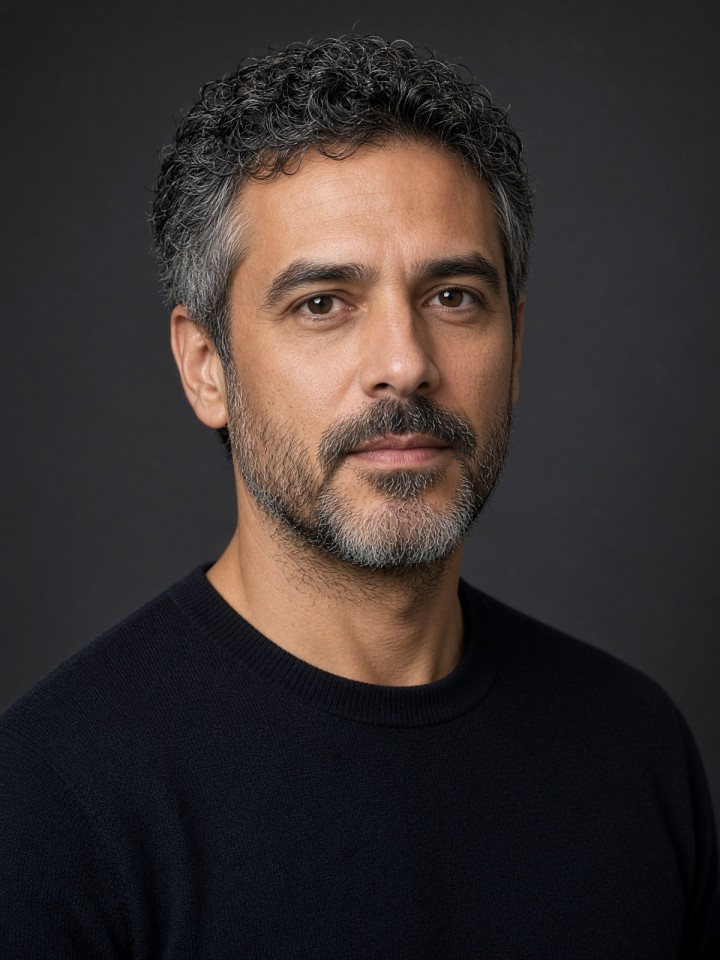
#> input picture samples/charcoal.jpg, 720 x 960 px
$ python -i skin.py   (imports and definitions only)
#> lines starting #> are read from the running program, lines starting #| are printed output that depends on the picture; after the words box and inside, x2 and y2 are one past the last pixel; in counts of white or black regions, pixels touching at a corner belong together
#> further down, picture is the input picture: shape (960, 720, 3); mean B, G, R 46.8, 47.8, 55.5
"""Skin-color field in RGB and YCrCb.

The rules are the conjunction of the Kovac / Peer RGB predicate and a
YCrCb box used throughout the face-detection literature (Cb 77–127,
Cr 133–173, Y > 80). They are a proposal cue and a false-positive
filter, not a detector. They fail under strong color cast and they do
not cover every skin tone equally — see the limitations in THEORY.md.
"""

from __future__ import annotations

import cv2
import numpy as np


def skin_mask(bgr: np.ndarray) -> np.ndarray:
    """Return a uint8 mask, 255 on skin, after a small open/close."""
    if bgr.ndim != 3 or bgr.shape[2] != 3:
        raise ValueError("skin_mask expects a BGR image")
    ycrcb = cv2.cvtColor(bgr, cv2.COLOR_BGR2YCrCb)
#> ycrcb: shape (960, 720, 3); mean of channels 0, 1, 2 49.9, 131.9, 126.2
    y, cr, cb = cv2.split(ycrcb)
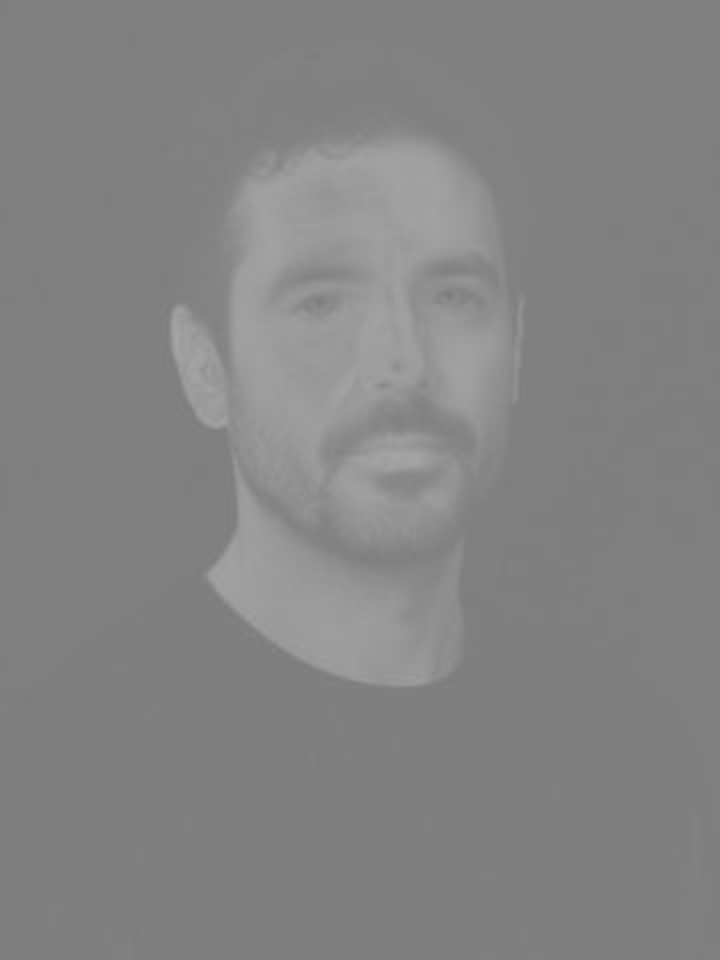
#> cr: shape (960, 720); min 123, max 166, mean 131.9
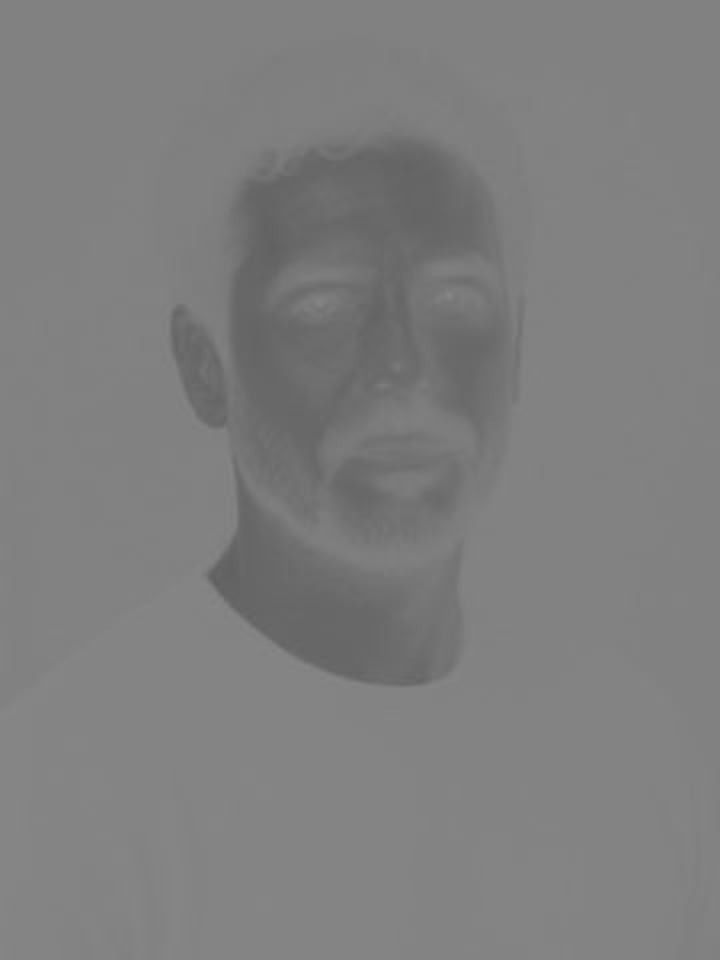
#> cb: shape (960, 720); min 96, max 135, mean 126.2
    b, g, r = cv2.split(bgr)
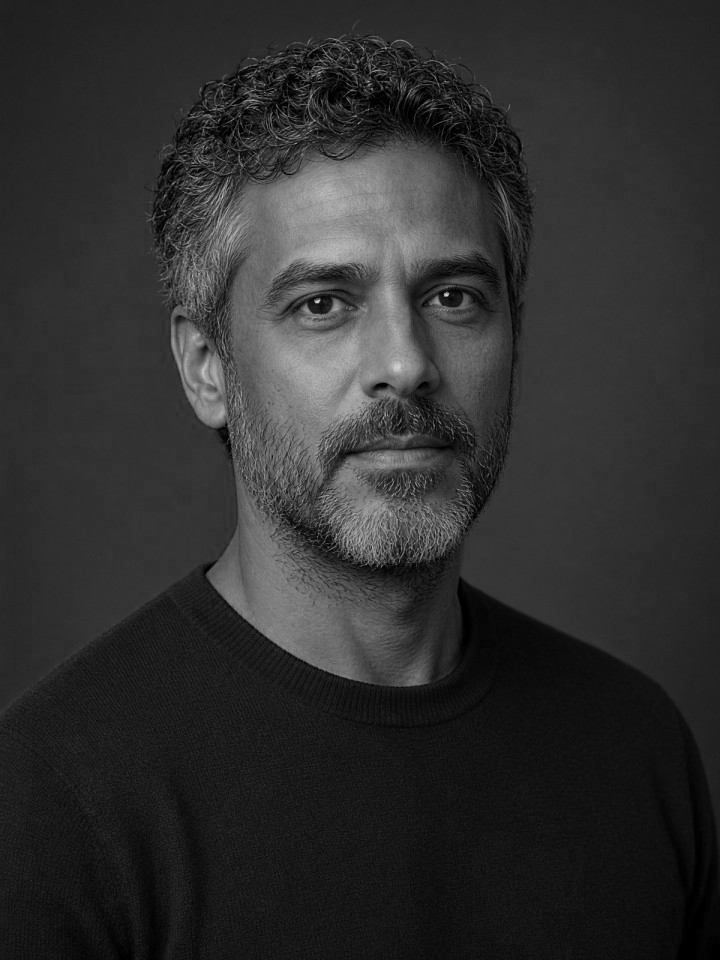
#> b: shape (960, 720); min 0, max 218, mean 46.8
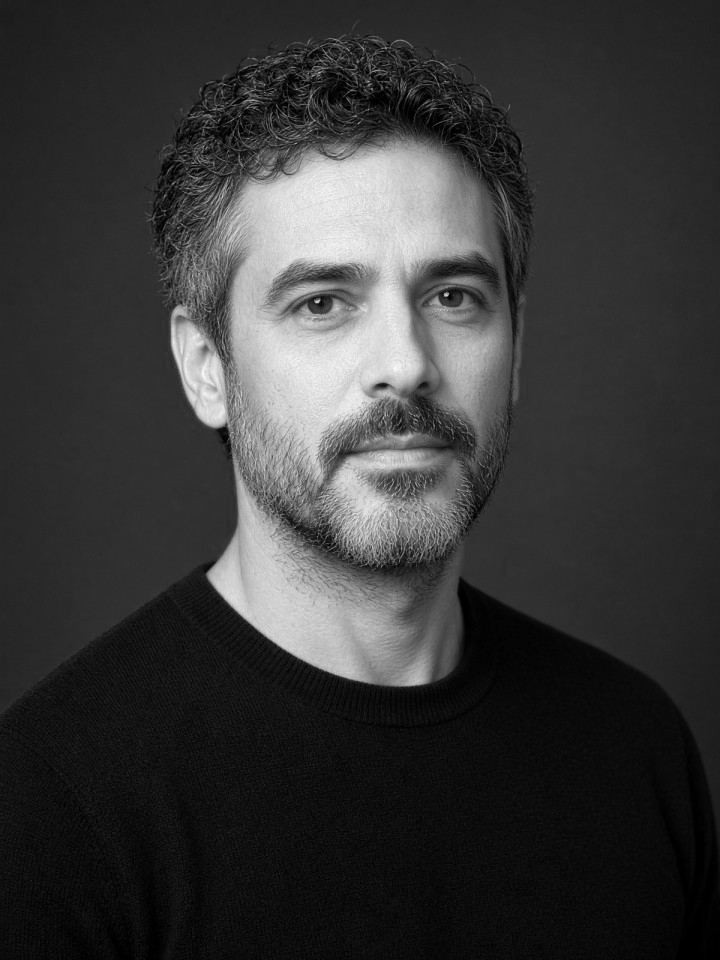
#> r: shape (960, 720); min 0, max 249, mean 55.5
    r_i = r.astype(np.int16)
    g_i = g.astype(np.int16)
    mask_rgb = (r > 95) & (g > 40) & (b > 20) & (r > g) & (r > b) & (np.abs(r_i - g_i) > 15)
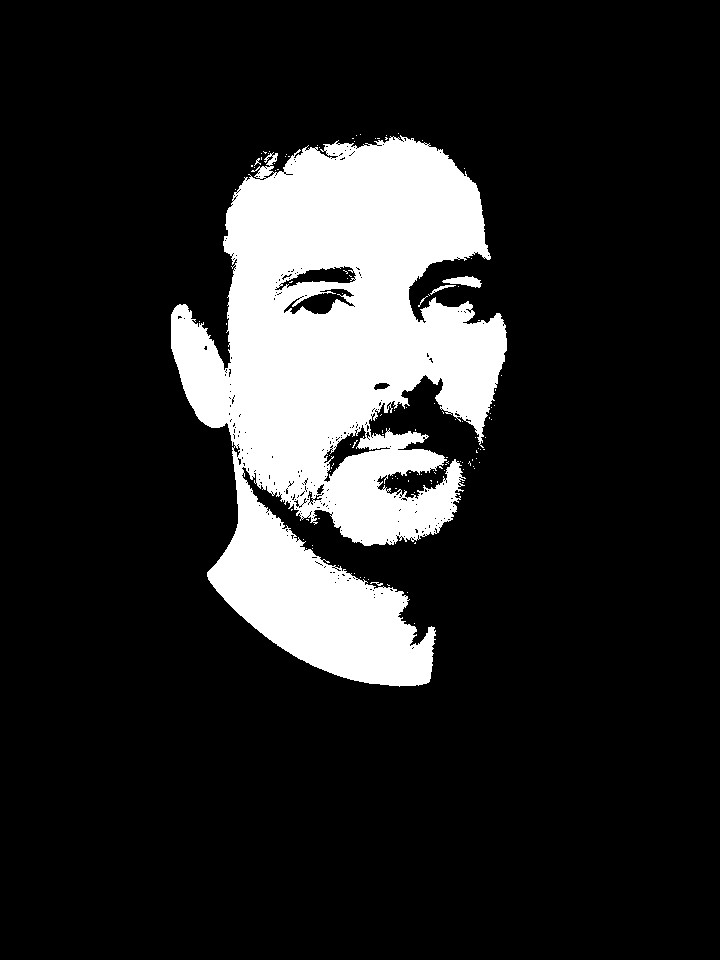
#> mask_rgb: shape (960, 720) bool; 15.4% white; 118 white regions (113 under 20 px), largest, box (x1, y1, x2, y2) and area: (171, 135, 507, 687) 106104, (442, 276, 482, 288) 271, (430, 285, 456, 295) 66, (370, 582, 383, 586) 23, (418, 296, 428, 307) 20
    mask_ycc = (y > 80) & (cb > 77) & (cb < 127) & (cr > 133) & (cr < 173)
#> mask_ycc: shape (960, 720) bool; 15.1% white; 223 white regions (211 under 20 px), largest, box (x1, y1, x2, y2) and area: (171, 136, 490, 687) 96466, (422, 295, 506, 436) 6492, (444, 276, 481, 288) 232
    mask = (mask_rgb & mask_ycc).astype(np.uint8) * 255
#> mask: shape (960, 720); 14.8% white; 162 white regions (154 under 20 px), largest, box (x1, y1, x2, y2) and area: (171, 136, 490, 687) 94794, (422, 297, 506, 436) 6444, (444, 276, 481, 288) 232
    kernel = cv2.getStructuringElement(cv2.MORPH_ELLIPSE, (5, 5))
    mask = cv2.morphologyEx(mask, cv2.MORPH_OPEN, kernel)
#> mask: shape (960, 720); 14.1% white; 16 white regions (2 under 20 px), largest, box (x1, y1, x2, y2) and area: (171, 139, 487, 496) 61586, (207, 457, 432, 687) 20534, (315, 450, 454, 546) 7915
    mask = cv2.morphologyEx(mask, cv2.MORPH_CLOSE, kernel)
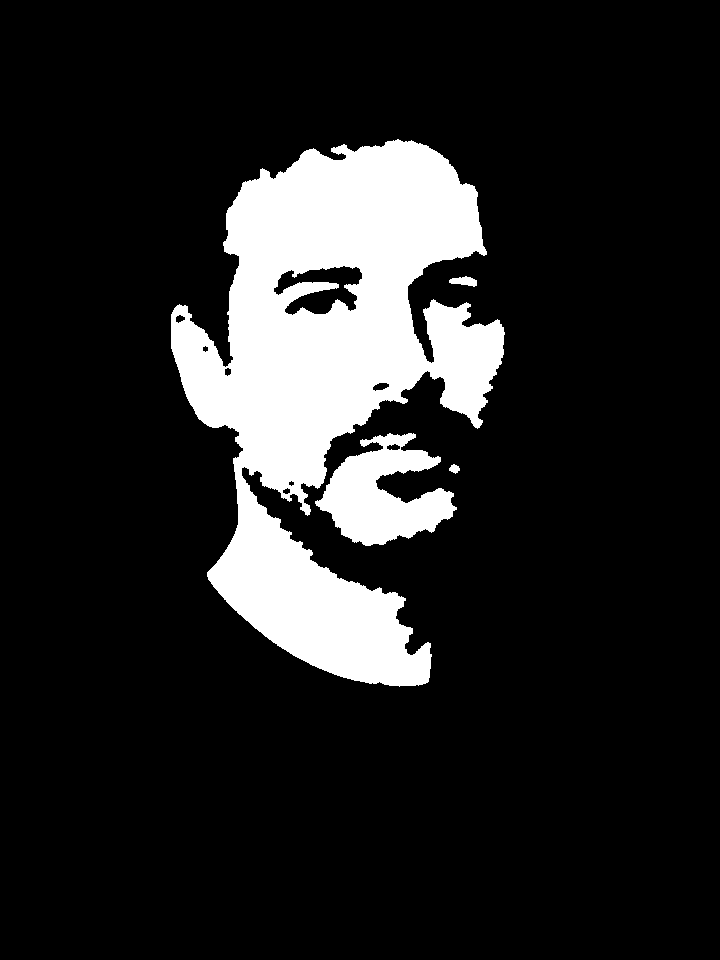
#> mask: shape (960, 720); 14.2% white; 4 white regions, box (x1, y1, x2, y2) and area: (171, 139, 505, 687) 89503, (315, 433, 457, 546) 8613, (449, 276, 477, 287) 196, (449, 464, 460, 474) 71
    return mask


def skin_ratio(mask: np.ndarray, box: tuple[int, int, int, int]) -> float:
    x, y, w, h = box
    height, width = mask.shape[:2]
    x = max(0, int(x))
    y = max(0, int(y))
    x2 = min(width, x + int(w))
    y2 = min(height, y + int(h))
    roi = mask[y:y2, x:x2]
    if roi.size == 0:
        return 0.0
    return float((roi > 0).mean())


def skin_proposals(
    mask: np.ndarray,
    *,
    min_area: int = 900,
    aspect: tuple[float, float] = (0.7, 1.45),
) -> list[tuple[int, int, int, int, float]]:
    """Connected components that could be a face. Score is the fill ratio.

    Returned tuples are (x, y, w, h, score). Callers should treat these as
    weak proposals: hands and arms satisfy the same color rules.
    """
    n, _labels, stats, _cent = cv2.connectedComponentsWithStats(mask, connectivity=8)
    proposals = []
    for i in range(1, n):
        x, y, w, h, area = (int(v) for v in stats[i])
        if area < min_area or h == 0:
            continue
        ratio = w / float(h)
        if not (aspect[0] <= ratio <= aspect[1]):
            continue
        fill = area / float(w * h)
        if fill < 0.45:
            continue
        proposals.append((x, y, w, h, float(fill)))
    proposals.sort(key=lambda p: p[4], reverse=True)
    return proposals

>>> import cv2
>>> picture = cv2.imread('../samples/charcoal.jpg')
>>> result = skin_mask(picture)

$ run again, on samples/north-light.jpg
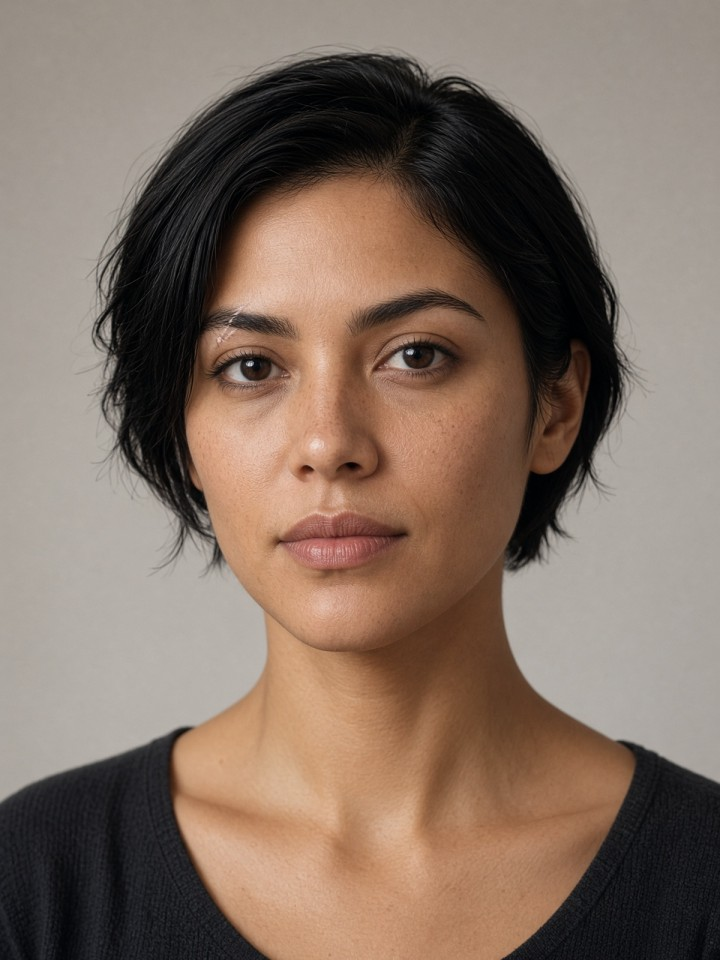
#> input picture samples/north-light.jpg, 720 x 960 px
#> picture is the input picture: shape (960, 720, 3); mean B, G, R 99.8, 112.6, 131.5
#> ycrcb: shape (960, 720, 3); mean of channels 0, 1, 2 116.8, 138.5, 118.4
#> in skin_mask, `mask_rgb = (r > 95) & (g > 40) & (b > 20) & (r > g) & (r > b) & (np.ab..`:
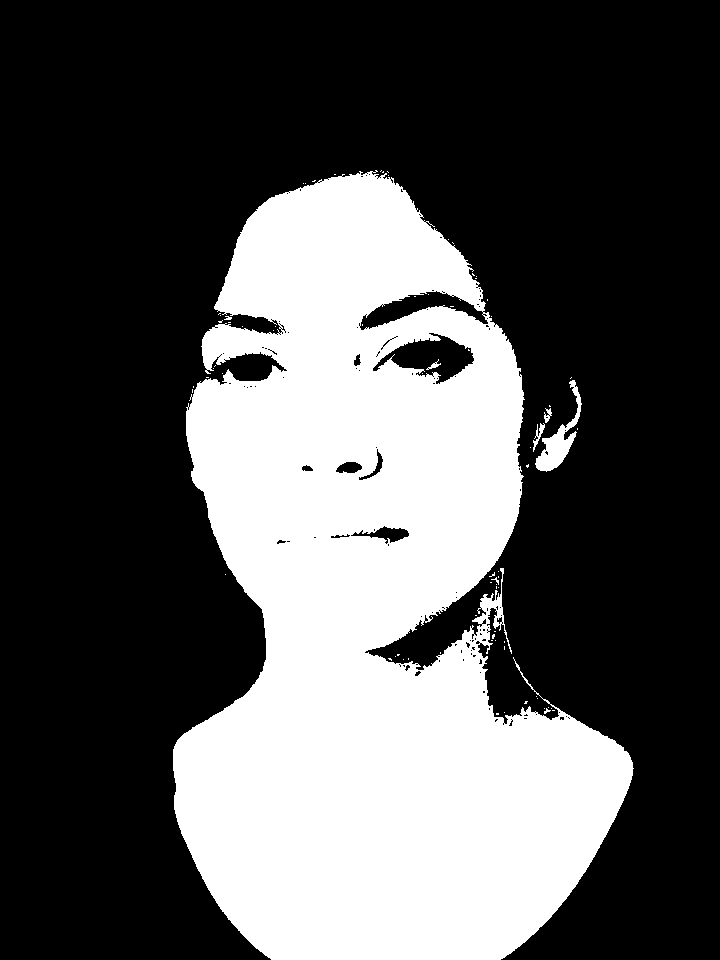
#> mask_rgb: shape (960, 720) bool; 33% white; 77 white regions (71 under 20 px), largest, box (x1, y1, x2, y2) and area: (173, 170, 634, 960) 226496, (535, 380, 582, 472) 1228, (533, 423, 545, 452) 112, (544, 408, 552, 423) 64, (426, 359, 441, 370) 48, (224, 316, 232, 320) 21
#> mask_ycc: shape (960, 720) bool; 30.7% white; 119 white regions (111 under 20 px), largest, box (x1, y1, x2, y2) and area: (173, 175, 633, 960) 211296, (551, 430, 571, 467) 295, (542, 461, 555, 469) 57
#> in skin_mask, `mask = cv2.morphologyEx(mask, cv2.MORPH_CLOSE, kernel)`:
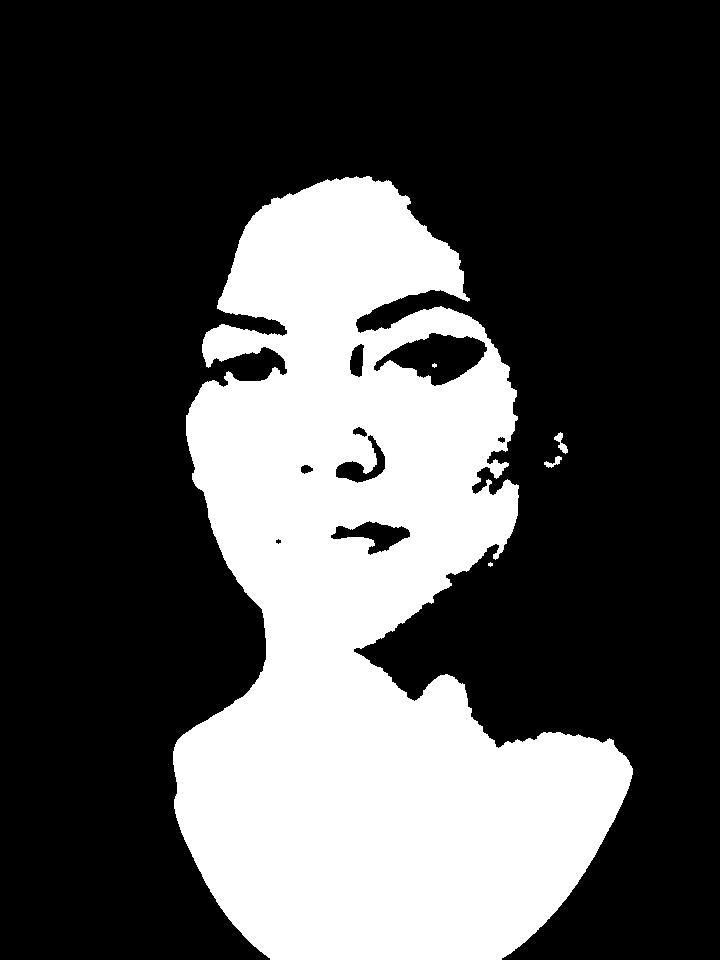
#> mask: shape (960, 720); 30.3% white; 5 white regions (2 under 20 px), largest, box (x1, y1, x2, y2) and area: (173, 176, 633, 960) 208844, (554, 432, 568, 454) 126, (544, 456, 562, 468) 91

$ run again, on samples/three.jpg
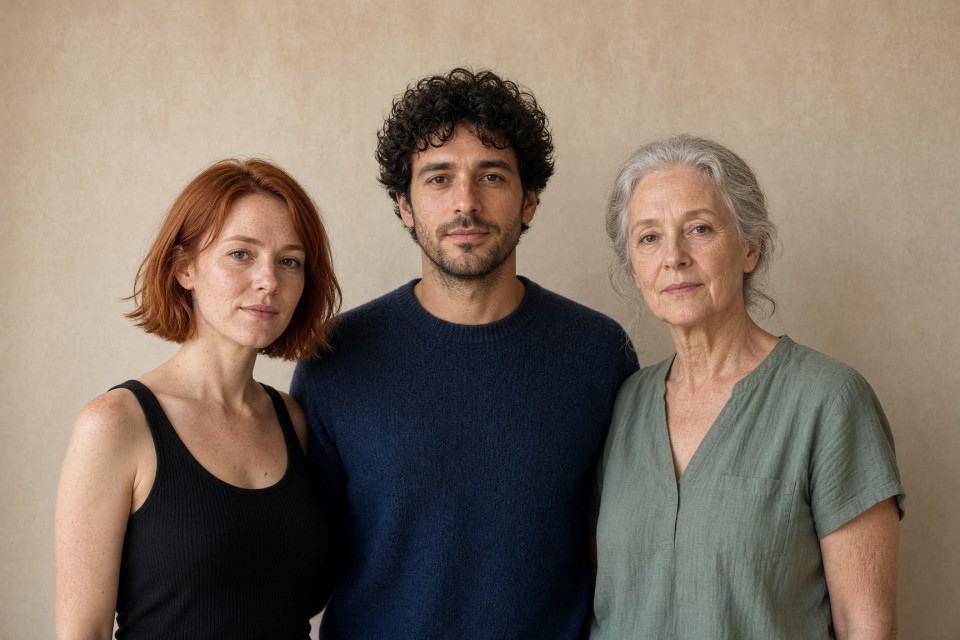
#> input picture samples/three.jpg, 960 x 640 px
#> picture is the input picture: shape (640, 960, 3); mean B, G, R 101.7, 115.4, 129.5
#> ycrcb: shape (640, 960, 3); mean of channels 0, 1, 2 118, 136.2, 118.8
#> in skin_mask, `mask_rgb = (r > 95) & (g > 40) & (b > 20) & (r > g) & (r > b) & (np.ab..`:
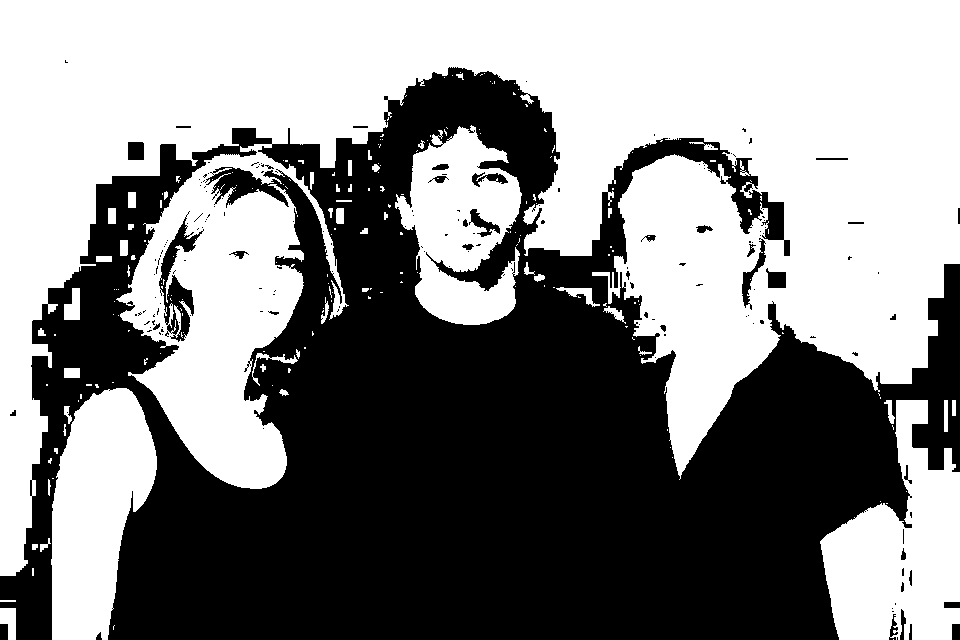
#> mask_rgb: shape (640, 960) bool; 52.7% white; 173 black regions (136 under 20 px), largest, box (x1, y1, x2, y2) and area: (0, 67, 960, 640) 284805, (159, 211, 204, 342) 1886, (742, 238, 766, 310) 440
#> mask_ycc: shape (640, 960) bool; 61.7% white; 242 black regions (212 under 20 px), largest, box (x1, y1, x2, y2) and area: (105, 68, 906, 640) 232572, (885, 583, 899, 640) 413, (742, 237, 766, 310) 409
#> in skin_mask, `mask = cv2.morphologyEx(mask, cv2.MORPH_CLOSE, kernel)`:
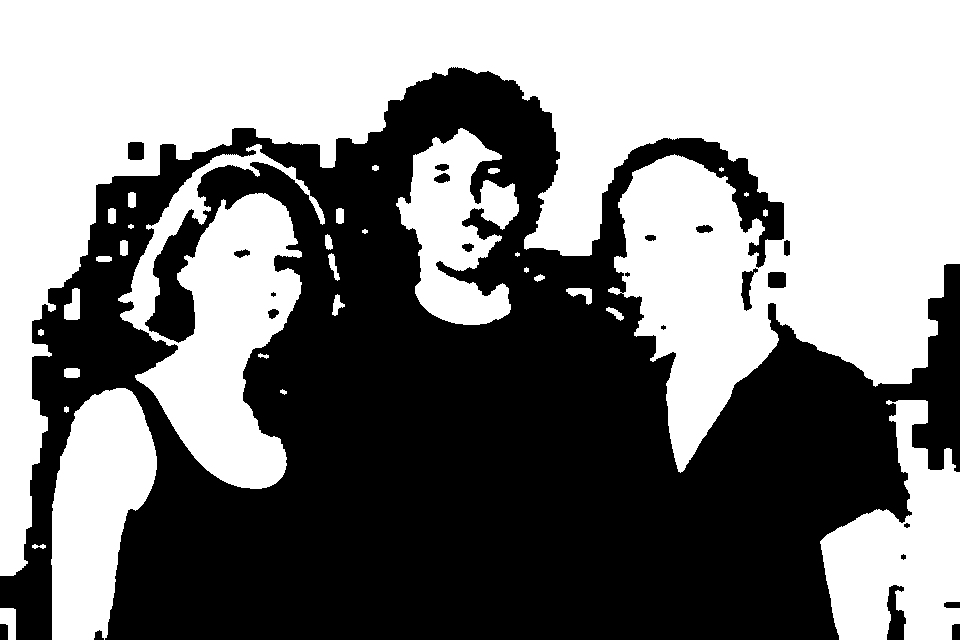
#> mask: shape (640, 960); 51% white; 22 black regions (3 under 20 px), largest, box (x1, y1, x2, y2) and area: (0, 67, 960, 640) 298378, (887, 585, 906, 640) 680, (741, 268, 758, 311) 339
